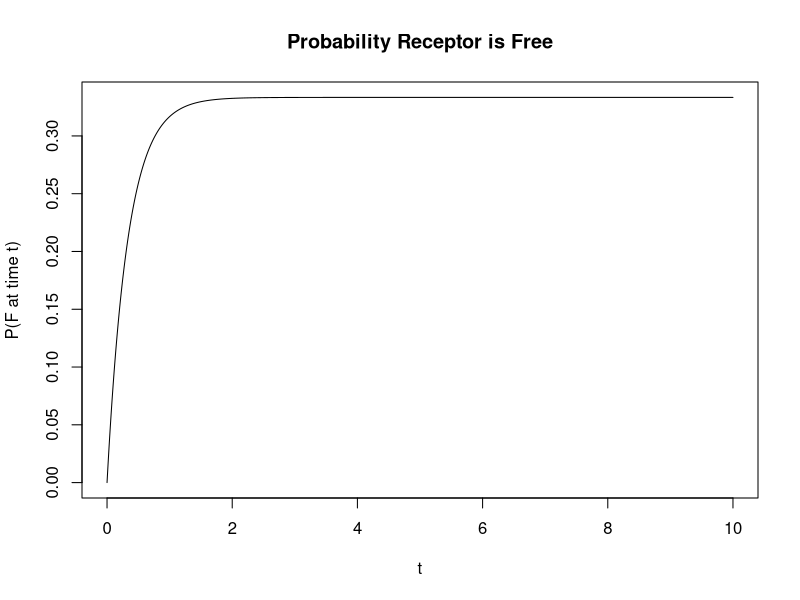

Generate this figure with R:
#HW8, Problem 2 solving Differential Equations Numerically

install.packages("deSolve")
library(deSolve)

model <- function(t, y, parms) {
  pF <- y[1]
  pN <- y[2]
  pD <- y[3]
  
  dpF <- pN + pD - 2*pF
  dpN <- pF - pN
  dpD <- pF - pD
  
  list(c(dpF, dpN, dpD))
}

y0 <- c(pF = 0, pN = 1, pD = 0)

times <- seq(0, 10, by = 0.01)

out <- ode(y = y0, times = times, func = model, parms = NULL)

pF_t <- out[, "pF"]

pF_t

plot(out[, "time"], pF_t, type = "l",
     xlab = "t", ylab = "P(F at time t)",
     main = "Probability Receptor is Free")
